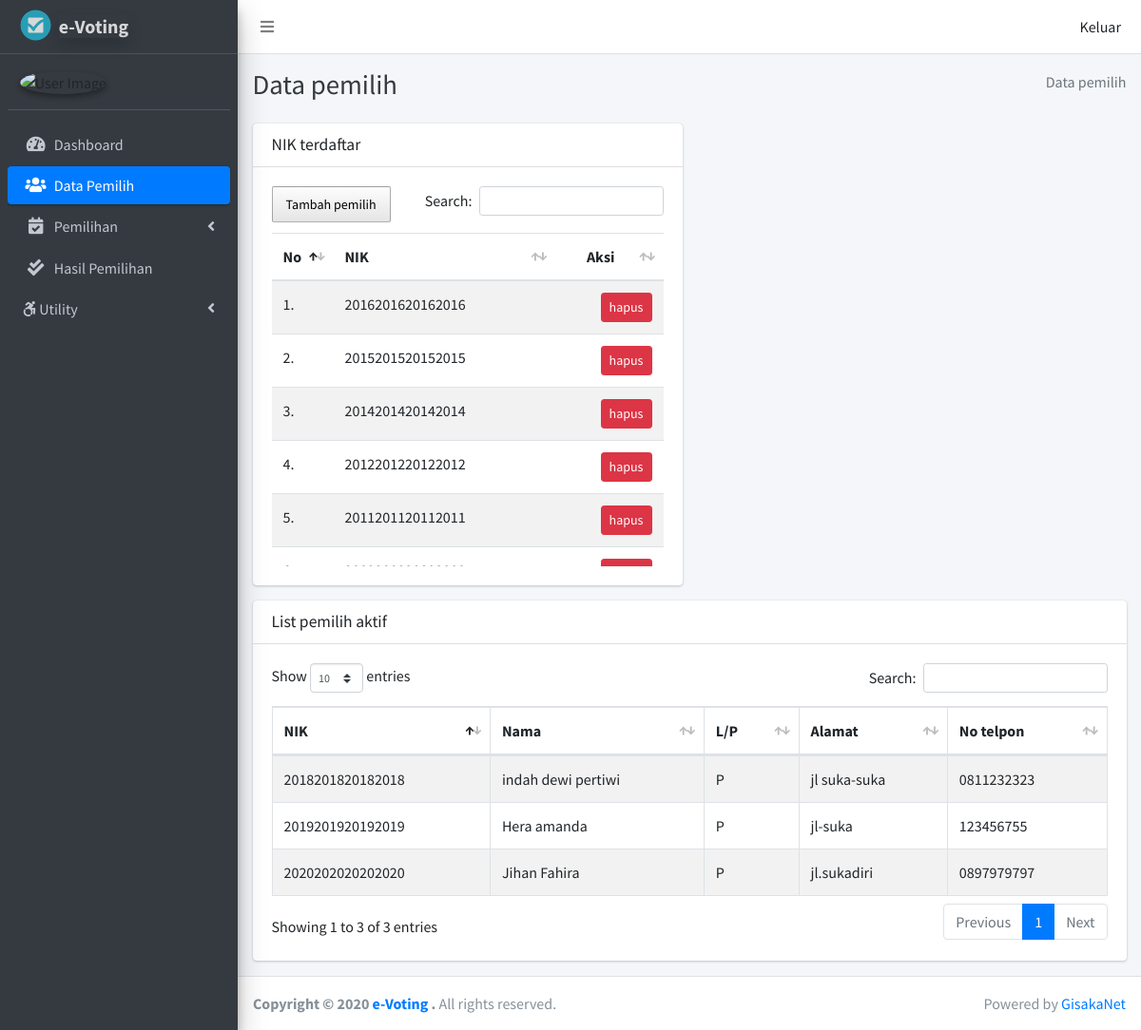
The app's page /index.php/user with its own data.
### tables this page shows
CREATE TABLE `users` (
  `id_user` varchar(10) NOT NULL,
  `nik` varchar(16) NOT NULL,
  `nama_lengkap` varchar(30) DEFAULT NULL,
  `tempat_lahir` varchar(30) DEFAULT NULL,
  `tgl_lahir` date NOT NULL,
  `jenis_kelamin` varchar(10) DEFAULT NULL,
  `alamat` varchar(200) DEFAULT NULL,
  `no_tlp` varchar(12) NOT NULL,
  `rt` varchar(3) DEFAULT NULL,
  `rw` varchar(3) DEFAULT NULL,
  `kecamatan` varchar(20) DEFAULT NULL,
  `kelurahan` varchar(20) DEFAULT NULL,
  `kabupaten` varchar(20) DEFAULT NULL,
  `agama` varchar(10) DEFAULT NULL,
  `role` varchar(1) DEFAULT NULL,
  `image` varchar(100) DEFAULT NULL
);

### application/libraries/Template.php (called while the page is built)
<?php
Class Template{
    var $template=array();
    function set($name,$value)
    {
        $this->template[$name] = $value;
    }
    function load($tmp   =  ' ',  $view =  ' ', $view_data =  array(),  $return  =   FALSE)
    {
        $this->CI =& get_instance();
        $this->set('contents',$this->CI->load->view($view,$view_data,TRUE));
        return $this->CI->load->view($tmp,$this->template,$return);
    }
}

### application/controllers/User.php (called while the page is built, shortened)
<?php
class User extends CI_Controller
{
    public function index()
    {
        $data['users'] = $this->user_m->get_user_active();
        $data['nik_terdaftar'] = $this->user_m->get_nik_terdaftar();
        $this->template->load('_layout/admin', 'user/index', $data);
    }
}

### index.php (called while the page is built, shortened)
<?php
require_once BASEPATH.'core/CodeIgniter.php';

### application/models/User_m.php (called while the page is built, shortened)
<?php
class User_m extends CI_Model
{
    private $_table = 'users';
    public function get_nik_terdaftar()
    {
        return $this->db->where('nama_lengkap', null)->get($this->_table)->result();
    }
    public function get_user_active()
    {
        $query = $this->db->query(
            "SELECT * FROM users WHERE id_user
            IN (SELECT id_user FROM vote )"
        );
        return $query->result();
    }
}

### application/views/user/index.php (the view, shortened to what this page needs)
<div class="content-header">
    <div class="container-fluid">
        <div class="row mb-2">
            <div class="col-sm-6">
                <h1 class="m-0 text-dark">Data pemilih</h1>
            </div>
            <div class="col-sm-6">
                <ol class="breadcrumb float-sm-right">
                    <li class="breadcrumb-item active">Data pemilih</li>
                </ol>
            </div>
        </div>
    </div>
</div>
<div class="content">
    <div class="container-fluid">
        <div class="row">
            <div class="col-lg-6">
                <div class="card">
                    <div class="card-header">
                        <h3 class="card-title">NIK terdaftar</h3>
                    </div>
                    <div class="card-body">
                        <table id="nik" class="table  table-striped">
                            <thead>
                                <tr>
                                    <th style="width: 4%;">No</th>
                                    <th>NIK</th>
                                    <th class="text-center">Aksi</th>
                                </tr>
                            </thead>
                            <tbody>
                                <?php
                                $i = 1;
                                foreach ($nik_terdaftar as $dt) { ?>
                                <tr>
                                    <td><?= $i++ ?>.</td>
                                    <td><?= $dt->nik ?></td>
                                    <td>
                                        <button class="btn btn-danger btn-sm float-right"
                                            onclick="deleteConfirm('<?= base_url() . 'user/delete/' . $dt->id_user ?>')">hapus</button>
                                    </td>
                                </tr>
                                <?php } ?>
                            </tbody>
                        </table>
                    </div>
                </div>
            </div>
        </div>
        <div class="row">
            <div class="col-lg-12">
                <div class="card">
                    <div class="card-header">
                        <h3 class="card-title">List pemilih aktif</h3>
                    </div>
                    <div class="card-body">
                        <table id="pemilih" class="table table-bordered table-striped">
                            <thead>
                                <tr>
                                    <th>NIK</th>
                                    <th>Nama</th>
                                    <th>L/P</th>
                                    <th>Alamat</th>
                                    <th>No telpon</th>
                                </tr>
                            </thead>
                            <tbody>
                                <?php foreach ($users as $user) : ?>
                                <tr>
                                    <td><?= $user->nik; ?></td>
                                    <td><?= $user->nama_lengkap; ?></td>
                                    <td><?= $user->jenis_kelamin; ?></td>
                                    <td> <?= $user->alamat; ?></td>
                                    <td><?= $user->no_tlp; ?></td>
                                </tr>
                                <?php endforeach; ?>
                            </tbody>
                        </table>
                    </div>
                </div>
            </div>
        </div>
    </div>
</div>

### records on screen
users: nik "2016201620162016"
users: nik "2015201520152015"
users: nik "2014201420142014"
users: nik "2012201220122012"
users: nik "2011201120112011"
users: nik "2019201920192019", nama_lengkap "Hera amanda", jenis_kelamin "P", alamat "jl-suka", no_tlp "123456755"
users: nik "2020202020202020", nama_lengkap "Jihan Fahira", jenis_kelamin "P", alamat "jl.sukadiri", no_tlp "0897979797"
users: nik "2018201820182018", nama_lengkap "indah dewi pertiwi", jenis_kelamin "P", alamat "jl suka-suka", no_tlp "0811232323"
